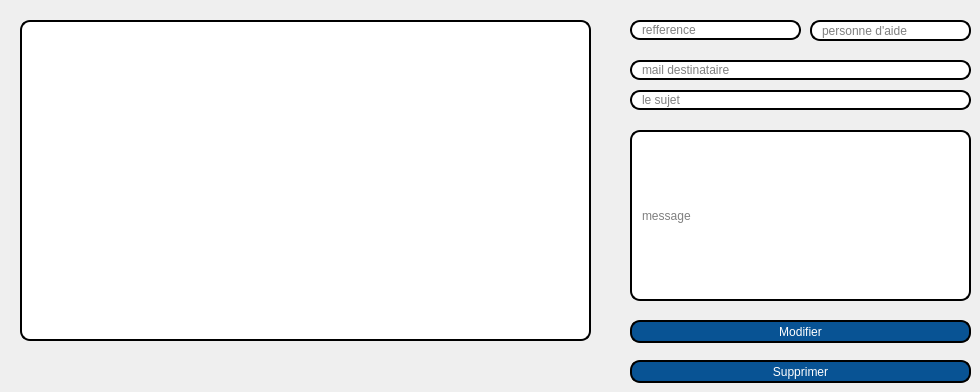
     <widget class="QWidget" name="Afficher_C_3">
      <attribute name="title">
       <string>Afficher</string>
      </attribute>
      <widget class="QTableView" name="afficher_rec">
       <property name="geometry">
        <rect>
         <x>20</x>
         <y>20</y>
         <width>571</width>
         <height>321</height>
        </rect>
       </property>
       <property name="styleSheet">
        <string notr="true">border: 2px solid black;
border-radius: 10px;
padding: 0 8px;
background: white;
selection-background-color: gray;</string>
       </property>
      </widget>
      <widget class="QPushButton" name="modifier_rec">
       <property name="geometry">
        <rect>
         <x>630</x>
         <y>320</y>
         <width>341</width>
         <height>23</height>
        </rect>
       </property>
       <property name="styleSheet">
        <string notr="true">border: 2px solid black;
border-radius: 10px;
padding: 0 8px;
color: rgb(255, 255, 255);
background:#085394	;
font: bold, &quot;Comic Sans MS&quot;;
</string>
       </property>
       <property name="text">
        <string>Modifier</string>
       </property>
      </widget>
      <widget class="QPushButton" name="supprimer_rec">
       <property name="geometry">
        <rect>
         <x>630</x>
         <y>360</y>
         <width>341</width>
         <height>23</height>
        </rect>
       </property>
       <property name="styleSheet">
        <string notr="true">border: 2px solid black;
border-radius: 10px;
padding: 0 8px;
color: rgb(255, 255, 255);
background:#085394	;
font: bold, &quot;Comic Sans MS&quot;;
</string>
       </property>
       <property name="text">
        <string>Supprimer</string>
       </property>
      </widget>
      <widget class="QLineEdit" name="lineedit_msg_2">
       <property name="geometry">
        <rect>
         <x>630</x>
         <y>130</y>
         <width>341</width>
         <height>171</height>
        </rect>
       </property>
       <property name="styleSheet">
        <string notr="true">border: 2px solid black;
border-radius: 10px;
padding: 0 8px;
background: white;
selection-background-color: gray;</string>
       </property>
       <property name="placeholderText">
        <string>message</string>
       </property>
      </widget>
      <widget class="QLineEdit" name="lineedit_sujet_2">
       <property name="geometry">
        <rect>
         <x>630</x>
         <y>90</y>
         <width>341</width>
         <height>20</height>
        </rect>
       </property>
       <property name="styleSheet">
        <string notr="true">border: 2px solid black;
border-radius: 10px;
padding: 0 8px;
background: white;
selection-background-color: gray;</string>
       </property>
       <property name="placeholderText">
        <string>le sujet</string>
       </property>
      </widget>
      <widget class="QLineEdit" name="lineedit_mail_2">
       <property name="geometry">
        <rect>
         <x>630</x>
         <y>60</y>
         <width>341</width>
         <height>20</height>
        </rect>
       </property>
       <property name="styleSheet">
        <string notr="true">border: 2px solid black;
border-radius: 10px;
padding: 0 8px;
background: white;
selection-background-color: gray;</string>
       </property>
       <property name="readOnly">
        <bool>true</bool>
       </property>
       <property name="placeholderText">
        <string>mail destinataire</string>
       </property>
      </widget>
      <widget class="QLineEdit" name="lineedit_ref_2">
       <property name="geometry">
        <rect>
         <x>630</x>
         <y>20</y>
         <width>171</width>
         <height>20</height>
        </rect>
       </property>
       <property name="styleSheet">
        <string notr="true">border: 2px solid black;
border-radius: 10px;
padding: 0 8px;
background: white;
selection-background-color: gray;</string>
       </property>
       <property name="readOnly">
        <bool>true</bool>
       </property>
       <property name="placeholderText">
        <string>refference</string>
       </property>
      </widget>
      <widget class="QLineEdit" name="lineedit_personne_2">
       <property name="geometry">
        <rect>
         <x>810</x>
         <y>20</y>
         <width>161</width>
         <height>21</height>
        </rect>
       </property>
       <property name="styleSheet">
        <string notr="true">border: 2px solid black;
border-radius: 10px;
padding: 0 8px;
background: white;
selection-background-color: gray;</string>
       </property>
       <property name="readOnly">
        <bool>true</bool>
       </property>
       <property name="placeholderText">
        <string>personne d'aide</string>
       </property>
      </widget>
     </widget>
